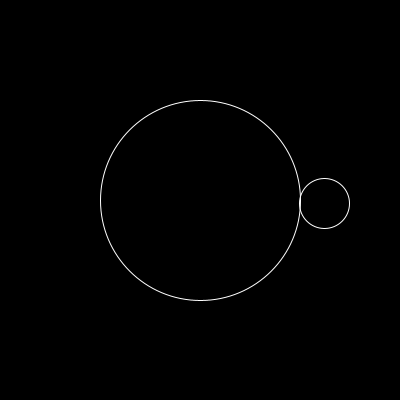
Frame 1 (no input)
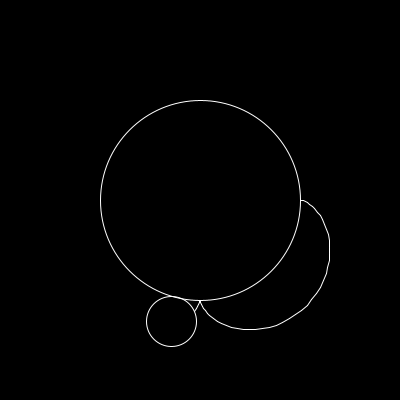
Frame 60 (the mouse pressed at the canvas centre just before this capture)
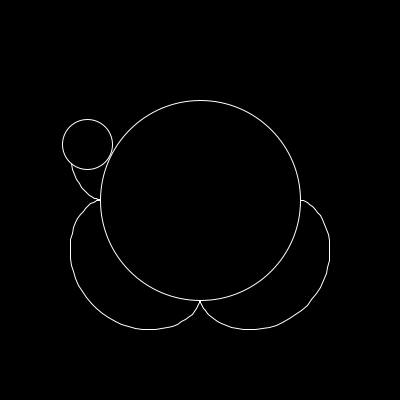
Frame 120 (the mouse held since frame 60 and released just before this capture)

The Processing sketch that drew these frames (run headless with seeded random() and noise(); from frame 60 on, the mouse is pressed at the canvas centre):

// Processing sketch: SpirographV2
// ── SpirographV2.pde
Circle fixed = new Circle(100, 0, true, null);
Circle outside = new Circle(25, 3, false, fixed);

ArrayList<PVector> points = new ArrayList();

void setup() {
  size(400, 400);
  noFill();
  stroke(255);
}

void draw() {

  background(0);

  translate(width/2, height/2);
  fixed.show();

  outside.roll();
  outside.show();
  
  points.add(outside.drawPoint);
  
  for(int i = 0; i < points.size() - 1; i++){
    line(points.get(i).x , points.get(i).y, points.get(i+1).x, points.get(i+1).y);
  }
}

// ── Circle.pde
class Circle {
  private boolean isFixed;

  private float rollSpeed;
  private float radius;

  private float dist;
  private float angleFormedWithParent;
  private PVector drawPoint;
  private PVector center;
  
  private Circle parent;
  
  public Circle(float r, float s, boolean isFixed, Circle parent){
    radius = r;
    rollSpeed = s;
    this.isFixed = isFixed;
    this.parent = parent;
    
    if(isFixed){
      center = new PVector(0, 0);
    }
  }

  public void roll() {
    if (!isFixed) {
      dist += rollSpeed;
      
      angleFormedWithParent = dist / parent.radius;
      float t = angleFormedWithParent;
      float a = dist / radius;
      
      center = new PVector((parent.radius + radius) * cos(t), (parent.radius + radius) * sin(t));
      
      drawPoint = new PVector(center.x - radius * cos(a + t), center.y - radius * sin(a + t));
    }
  }
  
  public void show(){
    pushMatrix();
    translate(center.x, center.y);
    ellipse(0, 0, 2 * radius, 2 * radius);
    popMatrix();
  }
}
